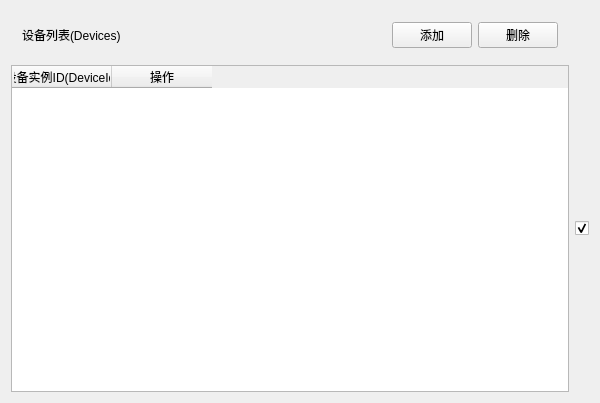
<?xml version="1.0" encoding="UTF-8"?>
<ui version="4.0">
 <class>CTcpEdgeTestDataView_DataRead</class>
 <widget class="QWidget" name="CTcpEdgeTestDataView_DataRead">
  <property name="geometry">
   <rect>
    <x>0</x>
    <y>0</y>
    <width>600</width>
    <height>403</height>
   </rect>
  </property>
  <property name="sizePolicy">
   <sizepolicy hsizetype="Preferred" vsizetype="Preferred">
    <horstretch>0</horstretch>
    <verstretch>0</verstretch>
   </sizepolicy>
  </property>
  <property name="minimumSize">
   <size>
    <width>0</width>
    <height>200</height>
   </size>
  </property>
  <property name="windowTitle">
   <string>CTcpEdgeTestDataView_DataRead</string>
  </property>
  <layout class="QGridLayout" name="gridLayout">
   <item row="1" column="0">
    <widget class="QWidget" name="widget" native="true">
     <layout class="QHBoxLayout" name="horizontalLayout">
      <item>
       <widget class="QLabel" name="label">
        <property name="text">
         <string>设备列表(Devices)</string>
        </property>
       </widget>
      </item>
      <item>
       <spacer name="horizontalSpacer">
        <property name="orientation">
         <enum>Qt::Horizontal</enum>
        </property>
        <property name="sizeHint" stdset="0">
         <size>
          <width>40</width>
          <height>20</height>
         </size>
        </property>
       </spacer>
      </item>
      <item>
       <widget class="QPushButton" name="btnAdd">
        <property name="text">
         <string>添加</string>
        </property>
        <property name="icon">
         <iconset resource="../../../../TcpEdgeServer/TcpEdgeServer.qrc">
          <normaloff>:/Resources/add.png</normaloff>:/Resources/add.png</iconset>
        </property>
       </widget>
      </item>
      <item>
       <widget class="QPushButton" name="btnDelete">
        <property name="text">
         <string>删除</string>
        </property>
        <property name="icon">
         <iconset resource="../../../../TcpEdgeServer/TcpEdgeServer.qrc">
          <normaloff>:/Resources/delete.png</normaloff>:/Resources/delete.png</iconset>
        </property>
       </widget>
      </item>
     </layout>
    </widget>
   </item>
   <item row="2" column="0">
    <widget class="QTableWidget" name="_Devices_">
     <property name="sizePolicy">
      <sizepolicy hsizetype="Preferred" vsizetype="Expanding">
       <horstretch>0</horstretch>
       <verstretch>0</verstretch>
      </sizepolicy>
     </property>
     <property name="selectionMode">
      <enum>QAbstractItemView::SingleSelection</enum>
     </property>
     <property name="selectionBehavior">
      <enum>QAbstractItemView::SelectRows</enum>
     </property>
     <column>
      <property name="text">
       <string>设备实例ID(DeviceId)</string>
      </property>
     </column>
     <column>
      <property name="text">
       <string>操作</string>
      </property>
     </column>
    </widget>
   </item>
   <item row="2" column="1">
    <widget class="QCheckBox" name="__Devices__">
     <property name="text">
      <string/>
     </property>
     <property name="checked">
      <bool>true</bool>
     </property>
    </widget>
   </item>
  </layout>
 </widget>
 <layoutdefault spacing="6" margin="11"/>
 <resources>
  <include location="../../../../TcpEdgeServer/TcpEdgeServer.qrc"/>
 </resources>
 <connections/>
</ui>
